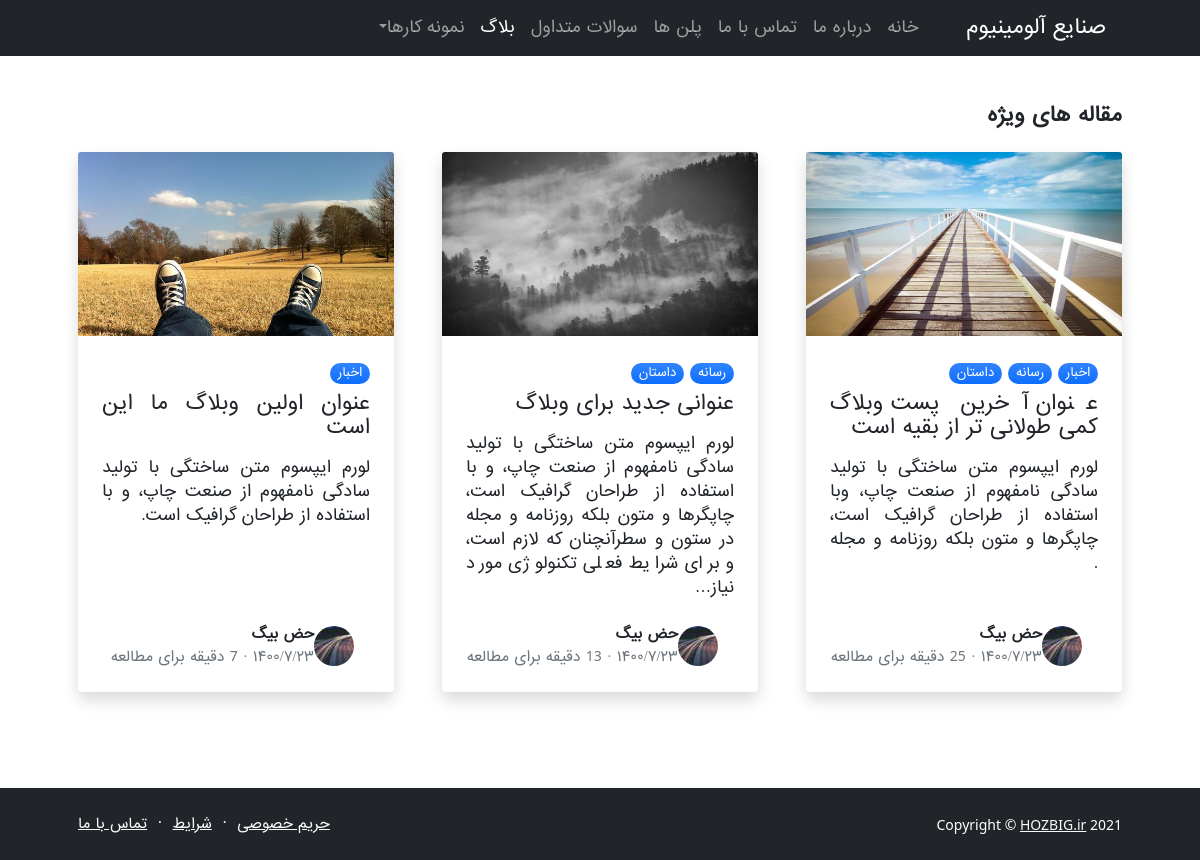
The page /blog/suggests-list on the database as committed earlier.
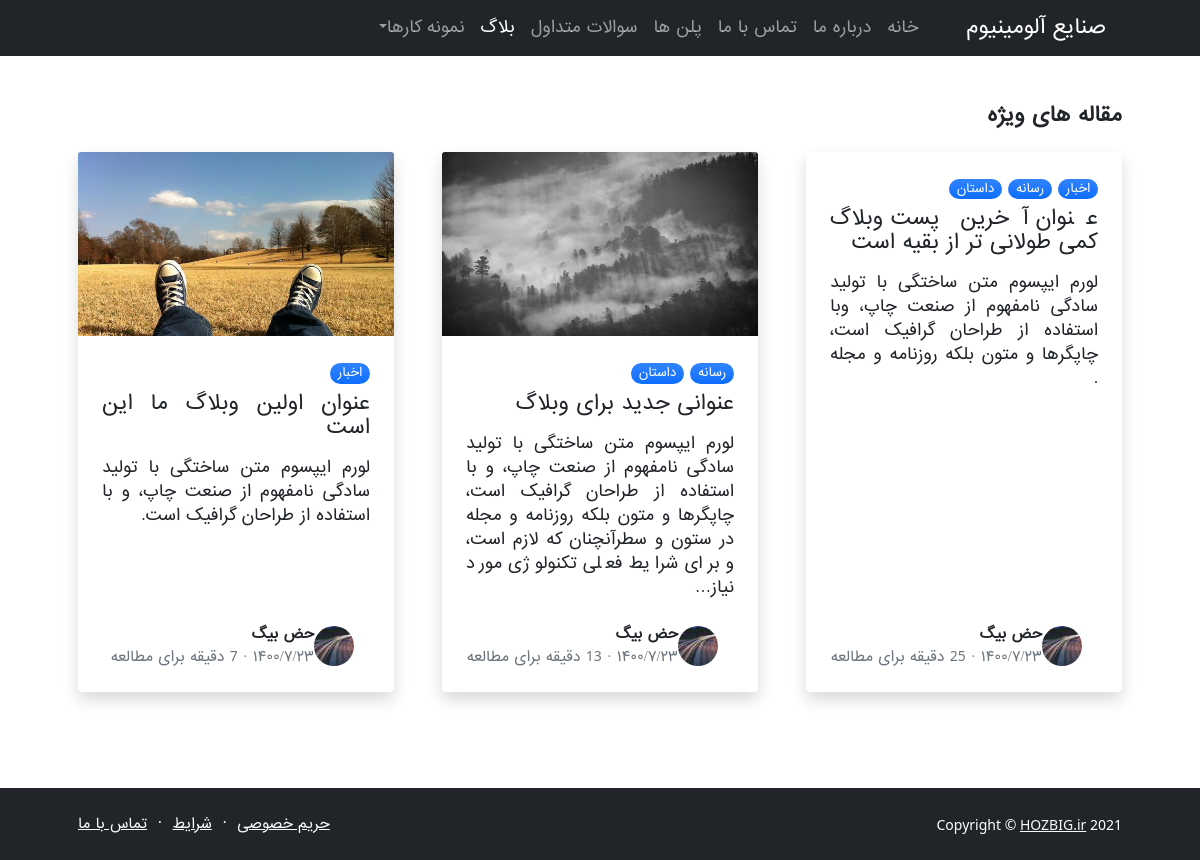
The same page on the database as committed later.
### blog_articel/models.py (models this page shows, shortened)
class Article(models.Model):
    title = models.CharField(max_length=150, )
    slug = models.SlugField(blank=True, default="", unique=True, )
    text = models.TextField(null=True, blank=True, )
    image = models.ImageField(upload_to="articles-image/", null=True, blank=False, )
    time_for_read = models.IntegerField(default=5)
    category = models.ManyToManyField(Category, related_name="category_rel_name")
    created_time = models.DateTimeField(auto_now_add=True, blank=True, null=True, )
    publish_time = models.DateTimeField(auto_now=True, blank=True, null=True, )
    STATUS_LIST = (
            ("p", "publish"),
            ("d", "draft"),
        )
    status = models.CharField(max_length=1, choices=STATUS_LIST, default="p", )
    suggest = models.BooleanField(default=False, help_text="If true: avaibale to show in suggest field.", )
    def j_created_time(self):
        return jalali_convertor(self.created_time, lang_format="en", time_status="on")
    j_created_time.short_description = "created_time"
    def j_publish_time(self):
        return jalali_convertor(self.publish_time)
    j_publish_time.short_description = "published_time"

### blog/views.py (the view)
# urls.py: path('suggests-list', blog_list_suggests_view, name= 'blog_list_suggests_url'),
def blog_list_suggests_view(request):
    articeles = Article.objects.all().order_by("-created_time")
    context = {
        "page_title": "لیست مقالات ویژه",
        'articeles': articeles,
    }
    return render(request, 'blog/blog-list-suggests.html', context)

### blog_category/models.py (called while the page is built)
    def __str__(self):
        return self.title

### extensions/jalali.py (called while the page is built)
    def persian_tuple(self):
        return self.persian_year, self.persian_month, self.persian_day

### extensions/per_num.py (called while the page is built, shortened)
def persian_number_convertor(my_str, lang_format):
    if lang_format == "fa":
        numbers = {
            "0": "۰",
            "1": "۱",
            "2": "۲",
            "3": "۳",
            "4": "۴",
            "5": "۵",
            "6": "۶",
            "7": "۷",
            "8": "۸",
            "9": "۹",
        }
    for e, p in numbers.items():
        my_str = my_str.replace(e, p)
    return my_str

### templates/blog/blog-list-suggests.html (shortened to what this page needs)
{% extends 'bases/base-templates.html' %}
{% load static %}
        {% block first_row %}
        <section class="py-5">
            <div class="container px-5">
                <h2 class="fw-bolder fs-5 mb-4">مقاله های ویژه</h2>
                <div class="row gx-5">
                {% for item in articeles %}
                    <div class="col-lg-4 mb-5">
                        <div class="card h-100 shadow border-0">
                            <img class="card-img-top" src="{{ item.image.url }}" alt="{{articeles.image.name}}" />
                            <div class="card-body p-4">
                                {% for cat in item.category.all %}
                                    <div class="badge bg-primary bg-gradient rounded-pill mb-2 fw-light">
                                        {{cat}}
                                    </div>
                                {% endfor %}
                                <a class="text-decoration-none link-dark stretched-link" href="{% url 'blog_app:blog_post_url' item.slug %}">
                                    <div class="h5 card-title mb-3 _text_justify">{{ item.title }}</div>
                                </a>
                                <div class="card-text mb-0 _text_justify">
                                    {{ item.text|truncatechars:200}}
                                </div>
                            </div>
                            <div class="card-footer p-4 pt-0 bg-transparent border-top-0">
                                <div class="d-flex align-items-end justify-content-between">
                                    <div class="d-flex align-items-center">
                                        <img class="rounded-circle me-3" src="{% static 'img/352-40x40.jpg' %}" alt="..." />
                                        <div class="small">
                                            <div class="fw-bold">حض بیگ</div>
                                            <div class="text-muted">{{item.j_publish_time}} &middot; <span style="font-family: system-ui;">{{item.time_for_read}}</span> دقیقه برای مطالعه</div>
                                        </div>
                                    </div>
                                </div>
                            </div>
                        </div>
                    </div>
                {% endfor %}
                </div>
            </div>
        </section>
        {% endblock first_row %}

Rows that differ between the two databases and show on the page:
changed Article "عنوان آخرین پست وبلاگ کمی طولانی تر از بقیه است": image: picture removed
